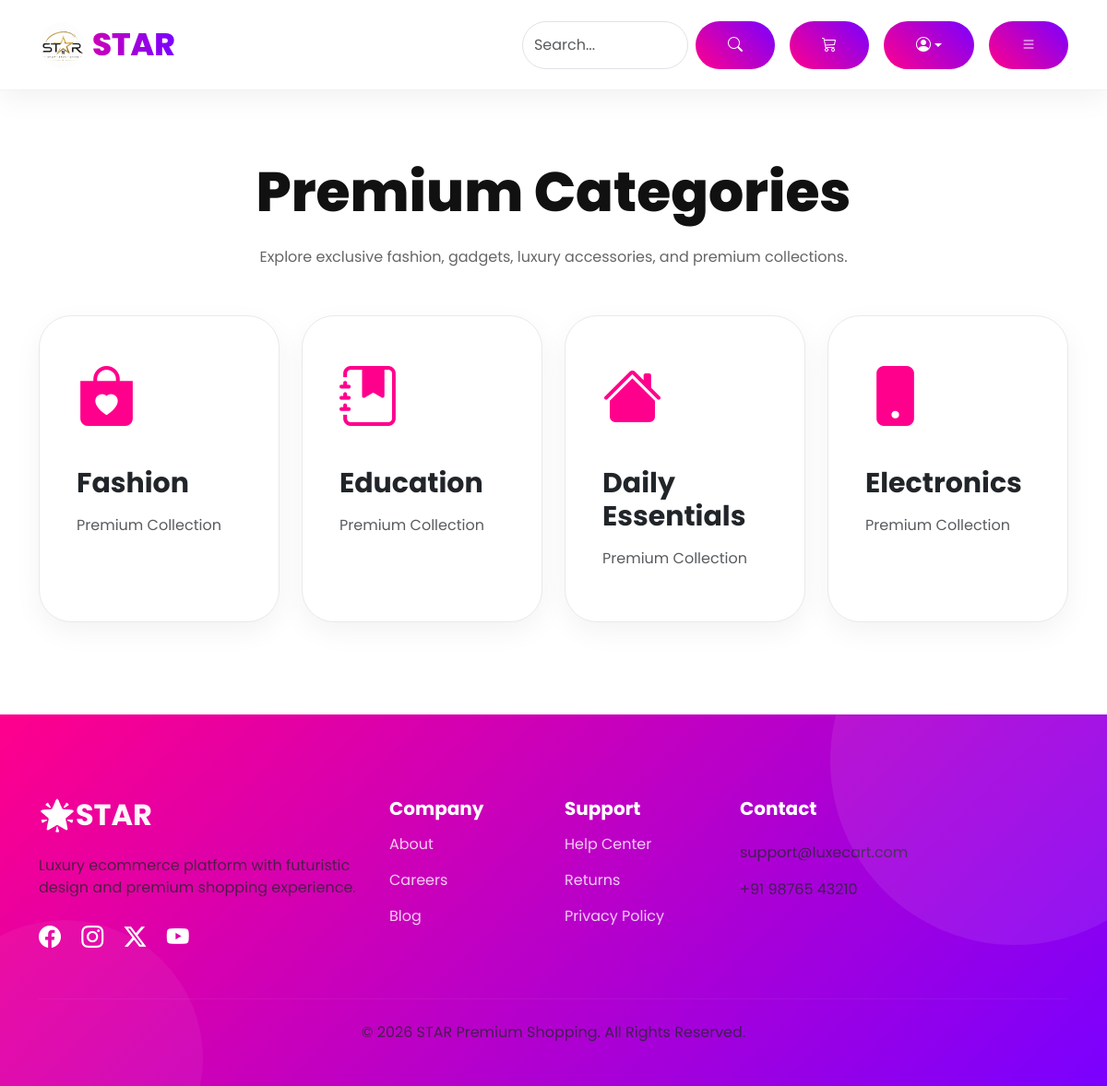
Screenshot of /collection.php with the database file from the repository.
### tables this page shows
CREATE TABLE `category` (
  `id` int(11) NOT NULL,
  `category_name` varchar(100) NOT NULL,
  `category_icon` varchar(100) DEFAULT NULL,
  `created_at` timestamp NOT NULL DEFAULT current_timestamp()
);

### collection.php (the view, shortened to what this page needs)
<?php include("header.php"); ?>
<?php
include("config.php");
$category_query = mysqli_query($conn,"SELECT * FROM category");
?>
<section id = "categories">
<div class="container">
<div class="text-center mb-5">
<h1 class="section-title"><br>
Premium Categories
</h1>
<p class="section-sub">
Explore exclusive fashion, gadgets, luxury accessories, and premium collections.
</p>
</div>
<div class="row g-4">
<?php while($cat = mysqli_fetch_assoc($category_query)) { ?>
<div class="col-lg-3 col-md-6">
<a href="products.php?category_id=<?php echo $cat['id']; ?>"
class="text-decoration-none text-dark">
<div class="category-card">
<i class="<?php echo $cat['category_icon']; ?>"></i>
<h3><?php echo $cat['category_name']; ?></h3>
<p class="mt-3 text-muted">
Premium Collection
</p>
</div>
</a>
</div>
<?php } ?>
</div>
</section>
<?php include("footer.php"); ?>

### style.css (style rules this page uses)
* { margin: 0; padding: 0; box-sizing: border-box; font-family: 'Poppins', sans-serif; scroll-behavior: smooth; }
body { background: #ffffff; color: #111; overflow-x: hidden; }
section { padding: 100px 0; }
.section-title { font-size: 60px; font-weight: 800; margin-bottom: 20px; }
.section-sub { color: #666; max-width: 700px; margin: auto; line-height: 30px; }
.category-card { background: #fff; border: 1px solid #e9e9e9; border-radius: 35px; padding: 40px; height: 100%; transition: 0.4s; position: relative; overflow: hidden; box-shadow: 0 10px 30px rgba(0, 0, 0, 0.05); }
.category-card::before { content: ''; position: absolute; width: 150px; height: 150px; background: #ff008c; filter: blur(90px); top: -50px; right: -50px; opacity: 0; transition: 0.4s; }
.category-card i { font-size: 65px; color: #ff008c; }
.category-card h3 { margin-top: 25px; font-size: 30px; font-weight: 700; }

### rows the page displays
category: category_name "Fashion"
category: category_name "Education"
category: category_name "Daily Essentials"
category: category_name "Electronics"
